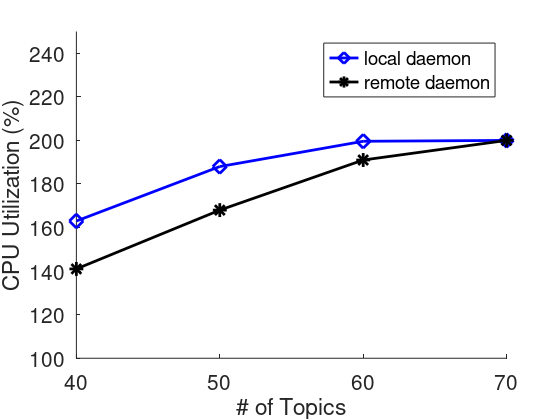

The MATLAB script that drew this image:
clear all;

% display(sprintf('%0.2f',prctile(x,99)));
% display(sprintf('%0.2f',prctile(x,99.9)));
% display(sprintf('boxboxbox'));
% 

f1 = figure;
hold on;

% M1=[ee_200_160_4_1(3000:13000,:)/1000000 ee_210_160_4_1(3000:13000,:)/1000000 ee_220_160_4_1(3000:13000,:)/1000000];
% 
% M2=[ee_200_160_4_2(3000:13000,:)/1000000 ee_210_160_4_2(3000:13000,:)/1000000 ee_220_160_4_2(3000:13000,:)/1000000];

%M1=dump_1_0(1:30,:);
%M2=dump_1_10(1:30,:);

M1=[163 188 199.6 200];
M2=[141 168 191 200]


x=[1:4]


% h1 = errorbar(y_1, e_1, 'color', 'k', 'linewidth', 2, 'displayname', 'Prio', 'linestyle', '-');
% h2 = errorbar(y_2, e_2, 'color', 'r', 'linewidth', 2, 'displayname', 'VATC', 'linestyle', '-');

% h1 = plot(x, M1(:,1), 'color', 'k', 'linewidth', 2,  'linestyle', '-');
% h2 = plot(x, M1(:,2), 'color', 'r', 'linewidth', 2,  'linestyle', '-');
% h3 = plot(x, M1(:,3), 'color', 'b', 'linewidth', 2,  'linestyle', '-');
h1 = plot(x, M1,'d','markersize',10, 'color', 'b', 'linewidth', 2,  'linestyle', '-');
h2 = plot(x, M2,'*','markersize',10, 'color', 'k', 'linewidth', 2,  'linestyle', '-');


%h3 = plot(x, M2(:,3), 'color', 'b', 'linewidth', 2,  'linestyle', '-');
%h4 = errorbar(x, y_4, L4,U4, 'color', 'r', 'marker', 'd','markersize',10,'linewidth', 1,  'linestyle', '--');

ylim([100 250]);
% for i=1:10
% set(h1(i,:),'LineWidth',1.5);
% end

%  tx = [8.5 8.5];
%  ty = [0 2700];
%  h = line(tx, ty, 'color', 'k', 'linewidth', 2);
% tx = [6.5 6.5];
% h = line(tx, ty, 'color', 'k', 'linewidth', 3);

ylabel('CPU Utilization (%)', 'fontsize', 15);
% xlabel('# of high-prio topics ', 'fontsize', 15);
xlabel('# of Topics', 'fontsize', 15);
legend('local daemon', 'remote daemon');
%legend('RTM-, 0 high-prio topic','RTM-, 10 high-prio topics');
set(gca, 'XTick', 1:1:4);
set(gca, 'FontSize', 15);
set(gca, 'XTickLabel', {'40','50','60','70'});
%set(gcf, 'Position', [0 0 940 1058]);
set(gcf, 'PaperPositionMode', 'auto');
print -depsc fig/old;
% close(gcf);